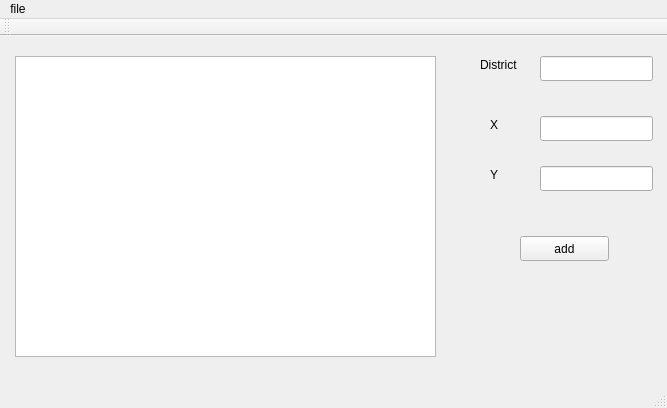
<?xml version="1.0" encoding="UTF-8"?>
<ui version="4.0">
 <class>MainWindow</class>
 <widget class="QMainWindow" name="MainWindow">
  <property name="geometry">
   <rect>
    <x>0</x>
    <y>0</y>
    <width>667</width>
    <height>408</height>
   </rect>
  </property>
  <property name="windowTitle">
   <string>MainWindow</string>
  </property>
  <widget class="QWidget" name="centralWidget">
   <widget class="QTableView" name="tableView">
    <property name="geometry">
     <rect>
      <x>15</x>
      <y>20</y>
      <width>421</width>
      <height>301</height>
     </rect>
    </property>
   </widget>
   <widget class="QLabel" name="label_3">
    <property name="geometry">
     <rect>
      <x>490</x>
      <y>130</y>
      <width>67</width>
      <height>17</height>
     </rect>
    </property>
    <property name="text">
     <string>Y</string>
    </property>
   </widget>
   <widget class="QPushButton" name="pushButton">
    <property name="geometry">
     <rect>
      <x>520</x>
      <y>200</y>
      <width>89</width>
      <height>25</height>
     </rect>
    </property>
    <property name="text">
     <string>add</string>
    </property>
   </widget>
   <widget class="QLabel" name="label_2">
    <property name="geometry">
     <rect>
      <x>490</x>
      <y>80</y>
      <width>67</width>
      <height>17</height>
     </rect>
    </property>
    <property name="text">
     <string>X</string>
    </property>
   </widget>
   <widget class="QLineEdit" name="lineEdit_3">
    <property name="geometry">
     <rect>
      <x>540</x>
      <y>130</y>
      <width>113</width>
      <height>25</height>
     </rect>
    </property>
   </widget>
   <widget class="QLineEdit" name="lineEdit">
    <property name="geometry">
     <rect>
      <x>540</x>
      <y>20</y>
      <width>113</width>
      <height>25</height>
     </rect>
    </property>
   </widget>
   <widget class="QLabel" name="label">
    <property name="geometry">
     <rect>
      <x>480</x>
      <y>20</y>
      <width>67</width>
      <height>17</height>
     </rect>
    </property>
    <property name="text">
     <string>District</string>
    </property>
   </widget>
   <widget class="QLineEdit" name="lineEdit_2">
    <property name="geometry">
     <rect>
      <x>540</x>
      <y>80</y>
      <width>113</width>
      <height>25</height>
     </rect>
    </property>
   </widget>
  </widget>
  <widget class="QMenuBar" name="menuBar">
   <property name="geometry">
    <rect>
     <x>0</x>
     <y>0</y>
     <width>667</width>
     <height>22</height>
    </rect>
   </property>
   <widget class="QMenu" name="menufile">
    <property name="title">
     <string>file</string>
    </property>
    <addaction name="actionopen"/>
    <addaction name="actionsave"/>
   </widget>
   <addaction name="menufile"/>
  </widget>
  <widget class="QToolBar" name="mainToolBar">
   <attribute name="toolBarArea">
    <enum>TopToolBarArea</enum>
   </attribute>
   <attribute name="toolBarBreak">
    <bool>false</bool>
   </attribute>
  </widget>
  <widget class="QStatusBar" name="statusBar"/>
  <action name="actionopen">
   <property name="text">
    <string>open</string>
   </property>
  </action>
  <action name="actionsave">
   <property name="text">
    <string>save</string>
   </property>
  </action>
 </widget>
 <layoutdefault spacing="6" margin="11"/>
 <resources/>
 <connections/>
</ui>
